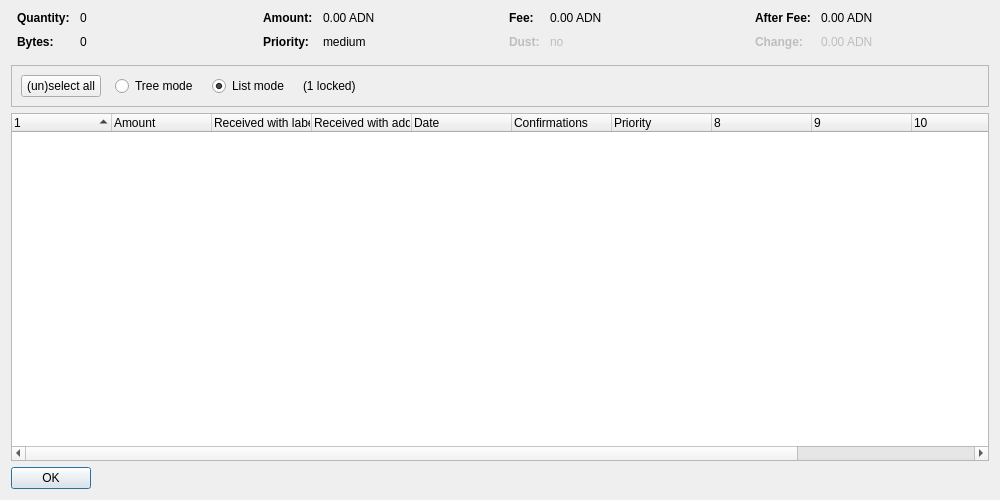
<?xml version="1.0" encoding="UTF-8"?>
<ui version="4.0">
 <class>CoinControlDialog</class>
 <widget class="QDialog" name="CoinControlDialog">
  <property name="geometry">
   <rect>
    <x>0</x>
    <y>0</y>
    <width>1000</width>
    <height>500</height>
   </rect>
  </property>
  <property name="windowTitle">
   <string>Coin Selection</string>
  </property>
  <layout class="QVBoxLayout" name="verticalLayout">
   <item>
    <layout class="QHBoxLayout" name="horizontalLayoutTop" stretch="0,0,0,0">
     <property name="topMargin">
      <number>0</number>
     </property>
     <property name="bottomMargin">
      <number>10</number>
     </property>
     <item>
      <layout class="QFormLayout" name="formLayoutCoinControl1">
       <property name="horizontalSpacing">
        <number>10</number>
       </property>
       <property name="verticalSpacing">
        <number>10</number>
       </property>
       <property name="leftMargin">
        <number>6</number>
       </property>
       <property name="rightMargin">
        <number>6</number>
       </property>
       <item row="0" column="0">
        <widget class="QLabel" name="labelCoinControlQuantityText">
         <property name="font">
          <font>
           <weight>75</weight>
           <bold>true</bold>
          </font>
         </property>
         <property name="text">
          <string>Quantity:</string>
         </property>
        </widget>
       </item>
       <item row="0" column="1">
        <widget class="QLabel" name="labelCoinControlQuantity">
         <property name="cursor">
          <cursorShape>IBeamCursor</cursorShape>
         </property>
         <property name="contextMenuPolicy">
          <enum>Qt::ActionsContextMenu</enum>
         </property>
         <property name="text">
          <string notr="true">0</string>
         </property>
         <property name="textInteractionFlags">
          <set>Qt::LinksAccessibleByMouse|Qt::TextSelectableByKeyboard|Qt::TextSelectableByMouse</set>
         </property>
        </widget>
       </item>
       <item row="1" column="0">
        <widget class="QLabel" name="labelCoinControlBytesText">
         <property name="font">
          <font>
           <weight>75</weight>
           <bold>true</bold>
          </font>
         </property>
         <property name="text">
          <string>Bytes:</string>
         </property>
        </widget>
       </item>
       <item row="1" column="1">
        <widget class="QLabel" name="labelCoinControlBytes">
         <property name="cursor">
          <cursorShape>IBeamCursor</cursorShape>
         </property>
         <property name="contextMenuPolicy">
          <enum>Qt::ActionsContextMenu</enum>
         </property>
         <property name="text">
          <string notr="true">0</string>
         </property>
         <property name="textInteractionFlags">
          <set>Qt::LinksAccessibleByMouse|Qt::TextSelectableByKeyboard|Qt::TextSelectableByMouse</set>
         </property>
        </widget>
       </item>
      </layout>
     </item>
     <item>
      <layout class="QFormLayout" name="formLayoutCoinControl2">
       <property name="horizontalSpacing">
        <number>10</number>
       </property>
       <property name="verticalSpacing">
        <number>10</number>
       </property>
       <property name="leftMargin">
        <number>6</number>
       </property>
       <property name="rightMargin">
        <number>6</number>
       </property>
       <item row="0" column="0">
        <widget class="QLabel" name="labelCoinControlAmountText">
         <property name="font">
          <font>
           <weight>75</weight>
           <bold>true</bold>
          </font>
         </property>
         <property name="text">
          <string>Amount:</string>
         </property>
        </widget>
       </item>
       <item row="0" column="1">
        <widget class="QLabel" name="labelCoinControlAmount">
         <property name="cursor">
          <cursorShape>IBeamCursor</cursorShape>
         </property>
         <property name="contextMenuPolicy">
          <enum>Qt::ActionsContextMenu</enum>
         </property>
         <property name="text">
          <string notr="true">0.00 ADN</string>
         </property>
         <property name="textInteractionFlags">
          <set>Qt::LinksAccessibleByMouse|Qt::TextSelectableByKeyboard|Qt::TextSelectableByMouse</set>
         </property>
        </widget>
       </item>
       <item row="1" column="0">
        <widget class="QLabel" name="labelCoinControlPriorityText">
         <property name="font">
          <font>
           <weight>75</weight>
           <bold>true</bold>
          </font>
         </property>
         <property name="text">
          <string>Priority:</string>
         </property>
        </widget>
       </item>
       <item row="1" column="1">
        <widget class="QLabel" name="labelCoinControlPriority">
         <property name="cursor">
          <cursorShape>IBeamCursor</cursorShape>
         </property>
         <property name="contextMenuPolicy">
          <enum>Qt::ActionsContextMenu</enum>
         </property>
         <property name="text">
          <string notr="true">medium</string>
         </property>
         <property name="textInteractionFlags">
          <set>Qt::LinksAccessibleByMouse|Qt::TextSelectableByKeyboard|Qt::TextSelectableByMouse</set>
         </property>
        </widget>
       </item>
      </layout>
     </item>
     <item>
      <layout class="QFormLayout" name="formLayoutCoinControl3">
       <property name="horizontalSpacing">
        <number>10</number>
       </property>
       <property name="verticalSpacing">
        <number>10</number>
       </property>
       <property name="leftMargin">
        <number>6</number>
       </property>
       <property name="rightMargin">
        <number>6</number>
       </property>
       <item row="0" column="0">
        <widget class="QLabel" name="labelCoinControlFeeText">
         <property name="font">
          <font>
           <weight>75</weight>
           <bold>true</bold>
          </font>
         </property>
         <property name="text">
          <string>Fee:</string>
         </property>
        </widget>
       </item>
       <item row="0" column="1">
        <widget class="QLabel" name="labelCoinControlFee">
         <property name="cursor">
          <cursorShape>IBeamCursor</cursorShape>
         </property>
         <property name="contextMenuPolicy">
          <enum>Qt::ActionsContextMenu</enum>
         </property>
         <property name="text">
          <string notr="true">0.00 ADN</string>
         </property>
         <property name="textInteractionFlags">
          <set>Qt::LinksAccessibleByMouse|Qt::TextSelectableByKeyboard|Qt::TextSelectableByMouse</set>
         </property>
        </widget>
       </item>
       <item row="1" column="0">
        <widget class="QLabel" name="labelCoinControlLowOutputText">
         <property name="enabled">
          <bool>false</bool>
         </property>
         <property name="font">
          <font>
           <weight>75</weight>
           <bold>true</bold>
          </font>
         </property>
         <property name="text">
          <string>Dust:</string>
         </property>
        </widget>
       </item>
       <item row="1" column="1">
        <widget class="QLabel" name="labelCoinControlLowOutput">
         <property name="enabled">
          <bool>false</bool>
         </property>
         <property name="cursor">
          <cursorShape>IBeamCursor</cursorShape>
         </property>
         <property name="contextMenuPolicy">
          <enum>Qt::ActionsContextMenu</enum>
         </property>
         <property name="text">
          <string notr="true">no</string>
         </property>
         <property name="textInteractionFlags">
          <set>Qt::LinksAccessibleByMouse|Qt::TextSelectableByKeyboard|Qt::TextSelectableByMouse</set>
         </property>
        </widget>
       </item>
      </layout>
     </item>
     <item>
      <layout class="QFormLayout" name="formLayoutCoinControl4">
       <property name="horizontalSpacing">
        <number>10</number>
       </property>
       <property name="verticalSpacing">
        <number>10</number>
       </property>
       <property name="leftMargin">
        <number>6</number>
       </property>
       <property name="rightMargin">
        <number>6</number>
       </property>
       <item row="0" column="0">
        <widget class="QLabel" name="labelCoinControlAfterFeeText">
         <property name="font">
          <font>
           <weight>75</weight>
           <bold>true</bold>
          </font>
         </property>
         <property name="text">
          <string>After Fee:</string>
         </property>
        </widget>
       </item>
       <item row="0" column="1">
        <widget class="QLabel" name="labelCoinControlAfterFee">
         <property name="cursor">
          <cursorShape>IBeamCursor</cursorShape>
         </property>
         <property name="contextMenuPolicy">
          <enum>Qt::ActionsContextMenu</enum>
         </property>
         <property name="text">
          <string notr="true">0.00 ADN</string>
         </property>
         <property name="textInteractionFlags">
          <set>Qt::LinksAccessibleByMouse|Qt::TextSelectableByKeyboard|Qt::TextSelectableByMouse</set>
         </property>
        </widget>
       </item>
       <item row="1" column="0">
        <widget class="QLabel" name="labelCoinControlChangeText">
         <property name="enabled">
          <bool>false</bool>
         </property>
         <property name="font">
          <font>
           <weight>75</weight>
           <bold>true</bold>
          </font>
         </property>
         <property name="text">
          <string>Change:</string>
         </property>
        </widget>
       </item>
       <item row="1" column="1">
        <widget class="QLabel" name="labelCoinControlChange">
         <property name="enabled">
          <bool>false</bool>
         </property>
         <property name="cursor">
          <cursorShape>IBeamCursor</cursorShape>
         </property>
         <property name="contextMenuPolicy">
          <enum>Qt::ActionsContextMenu</enum>
         </property>
         <property name="text">
          <string notr="true">0.00 ADN</string>
         </property>
         <property name="textInteractionFlags">
          <set>Qt::LinksAccessibleByMouse|Qt::TextSelectableByKeyboard|Qt::TextSelectableByMouse</set>
         </property>
        </widget>
       </item>
      </layout>
     </item>
    </layout>
   </item>
   <item>
    <widget class="QFrame" name="frame">
     <property name="minimumSize">
      <size>
       <width>0</width>
       <height>40</height>
      </size>
     </property>
     <property name="frameShape">
      <enum>QFrame::StyledPanel</enum>
     </property>
     <property name="frameShadow">
      <enum>QFrame::Sunken</enum>
     </property>
     <layout class="QHBoxLayout" name="horizontalLayout">
      <item>
       <layout class="QHBoxLayout" name="horizontalLayoutPanel" stretch="0,0,0,0,0">
        <property name="spacing">
         <number>14</number>
        </property>
        <item>
         <widget class="QPushButton" name="pushButtonSelectAll">
          <property name="sizePolicy">
           <sizepolicy hsizetype="Maximum" vsizetype="Fixed">
            <horstretch>0</horstretch>
            <verstretch>0</verstretch>
           </sizepolicy>
          </property>
          <property name="text">
           <string>(un)select all</string>
          </property>
          <property name="autoDefault">
           <bool>false</bool>
          </property>
         </widget>
        </item>
        <item>
         <widget class="QRadioButton" name="radioTreeMode">
          <property name="sizePolicy">
           <sizepolicy hsizetype="Maximum" vsizetype="Fixed">
            <horstretch>0</horstretch>
            <verstretch>0</verstretch>
           </sizepolicy>
          </property>
          <property name="text">
           <string>Tree mode</string>
          </property>
         </widget>
        </item>
        <item>
         <widget class="QRadioButton" name="radioListMode">
          <property name="sizePolicy">
           <sizepolicy hsizetype="Maximum" vsizetype="Fixed">
            <horstretch>0</horstretch>
            <verstretch>0</verstretch>
           </sizepolicy>
          </property>
          <property name="text">
           <string>List mode</string>
          </property>
          <property name="checked">
           <bool>true</bool>
          </property>
         </widget>
        </item>
        <item>
         <widget class="QLabel" name="labelLocked">
          <property name="text">
           <string notr="true">(1 locked)</string>
          </property>
         </widget>
        </item>
        <item>
         <spacer name="horizontalSpacer">
          <property name="orientation">
           <enum>Qt::Horizontal</enum>
          </property>
          <property name="sizeHint" stdset="0">
           <size>
            <width>40</width>
            <height>20</height>
           </size>
          </property>
         </spacer>
        </item>
       </layout>
      </item>
     </layout>
    </widget>
   </item>
   <item>
    <widget class="CoinControlTreeWidget" name="treeWidget">
     <property name="contextMenuPolicy">
      <enum>Qt::CustomContextMenu</enum>
     </property>
     <property name="sortingEnabled">
      <bool>false</bool>
     </property>
     <property name="columnCount">
      <number>12</number>
     </property>
     <attribute name="headerShowSortIndicator" stdset="0">
      <bool>true</bool>
     </attribute>
     <attribute name="headerStretchLastSection">
      <bool>false</bool>
     </attribute>
     <column>
      <property name="text">
       <string/>
      </property>
     </column>
     <column>
      <property name="text">
       <string>Amount</string>
      </property>
     </column>
     <column>
      <property name="text">
       <string>Received with label</string>
      </property>
     </column>
     <column>
      <property name="text">
       <string>Received with address</string>
      </property>
     </column>
     <column>
      <property name="text">
       <string>Date</string>
      </property>
     </column>
     <column>
      <property name="text">
       <string>Confirmations</string>
      </property>
      <property name="toolTip">
       <string>Confirmed</string>
      </property>
     </column>
     <column>
      <property name="text">
       <string>Priority</string>
      </property>
     </column>
     <column>
      <property name="text">
       <string/>
      </property>
     </column>
     <column>
      <property name="text">
       <string/>
      </property>
     </column>
     <column>
      <property name="text">
       <string/>
      </property>
     </column>
     <column>
      <property name="text">
       <string/>
      </property>
     </column>
     <column>
      <property name="text">
       <string/>
      </property>
     </column>
    </widget>
   </item>
   <item>
    <widget class="QDialogButtonBox" name="buttonBox">
     <property name="sizePolicy">
      <sizepolicy hsizetype="Maximum" vsizetype="Fixed">
       <horstretch>0</horstretch>
       <verstretch>0</verstretch>
      </sizepolicy>
     </property>
     <property name="orientation">
      <enum>Qt::Horizontal</enum>
     </property>
     <property name="standardButtons">
      <set>QDialogButtonBox::Ok</set>
     </property>
    </widget>
   </item>
  </layout>
 </widget>
 <customwidgets>
  <customwidget>
   <class>CoinControlTreeWidget</class>
   <extends>QTreeWidget</extends>
   <header>coincontroltreewidget.h</header>
  </customwidget>
 </customwidgets>
 <resources/>
 <connections/>
</ui>
